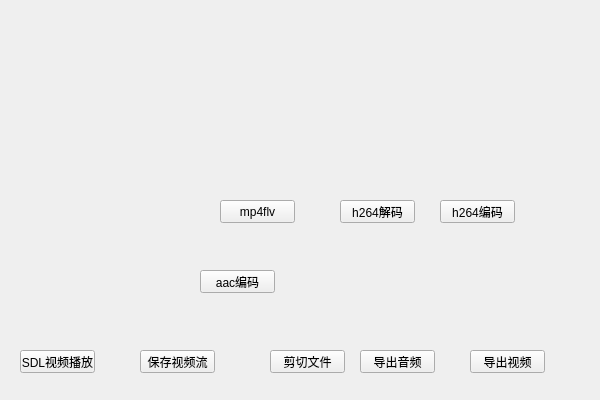
<?xml version="1.0" encoding="UTF-8"?>
<ui version="4.0">
 <class>ffmpeg_in_actionClass</class>
 <widget class="QWidget" name="ffmpeg_in_actionClass">
  <property name="geometry">
   <rect>
    <x>0</x>
    <y>0</y>
    <width>600</width>
    <height>400</height>
   </rect>
  </property>
  <property name="windowTitle">
   <string>ffmpeg_in_action</string>
  </property>
  <widget class="QPushButton" name="sdl_play_btn">
   <property name="geometry">
    <rect>
     <x>20</x>
     <y>350</y>
     <width>75</width>
     <height>23</height>
    </rect>
   </property>
   <property name="text">
    <string>SDL视频播放</string>
   </property>
  </widget>
  <widget class="QPushButton" name="save_stream_btn">
   <property name="geometry">
    <rect>
     <x>140</x>
     <y>350</y>
     <width>75</width>
     <height>23</height>
    </rect>
   </property>
   <property name="text">
    <string>保存视频流</string>
   </property>
  </widget>
  <widget class="QPushButton" name="cutfile_btn">
   <property name="geometry">
    <rect>
     <x>270</x>
     <y>350</y>
     <width>75</width>
     <height>23</height>
    </rect>
   </property>
   <property name="text">
    <string>剪切文件</string>
   </property>
  </widget>
  <widget class="QPushButton" name="getAudio_btn">
   <property name="geometry">
    <rect>
     <x>360</x>
     <y>350</y>
     <width>75</width>
     <height>23</height>
    </rect>
   </property>
   <property name="text">
    <string>导出音频</string>
   </property>
  </widget>
  <widget class="QPushButton" name="getVideo_btn">
   <property name="geometry">
    <rect>
     <x>470</x>
     <y>350</y>
     <width>75</width>
     <height>23</height>
    </rect>
   </property>
   <property name="text">
    <string>导出视频</string>
   </property>
  </widget>
  <widget class="QPushButton" name="mp4flv_btn">
   <property name="geometry">
    <rect>
     <x>220</x>
     <y>200</y>
     <width>75</width>
     <height>23</height>
    </rect>
   </property>
   <property name="text">
    <string>mp4flv</string>
   </property>
  </widget>
  <widget class="QPushButton" name="h264_decode_btn">
   <property name="geometry">
    <rect>
     <x>340</x>
     <y>200</y>
     <width>75</width>
     <height>23</height>
    </rect>
   </property>
   <property name="text">
    <string>h264解码</string>
   </property>
  </widget>
  <widget class="QPushButton" name="h264_encode_btn">
   <property name="geometry">
    <rect>
     <x>440</x>
     <y>200</y>
     <width>75</width>
     <height>23</height>
    </rect>
   </property>
   <property name="text">
    <string>h264编码</string>
   </property>
  </widget>
  <widget class="QPushButton" name="aac_encode_btn">
   <property name="geometry">
    <rect>
     <x>200</x>
     <y>270</y>
     <width>75</width>
     <height>23</height>
    </rect>
   </property>
   <property name="text">
    <string>aac编码</string>
   </property>
  </widget>
 </widget>
 <layoutdefault spacing="6" margin="11"/>
 <resources>
  <include location="ffmpeg_in_action.qrc"/>
 </resources>
 <connections/>
</ui>
